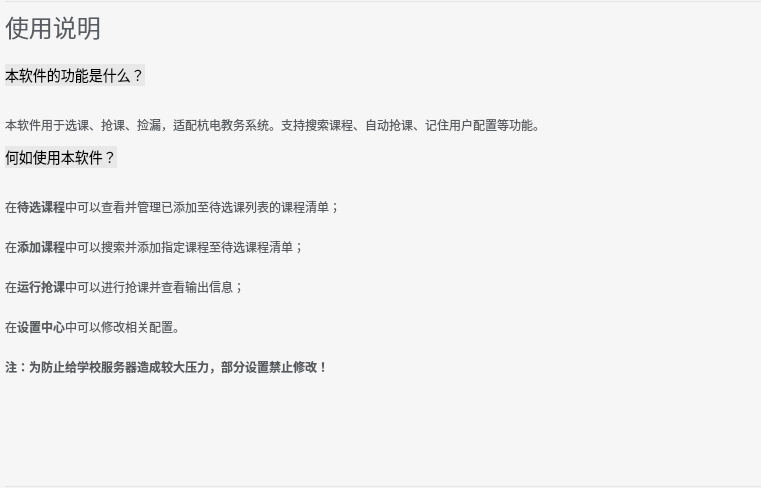
<?xml version="1.0" encoding="UTF-8"?>
<ui version="4.0">
 <class>HomePage</class>
 <widget class="QWidget" name="HomePage">
  <property name="geometry">
   <rect>
    <x>0</x>
    <y>0</y>
    <width>761</width>
    <height>488</height>
   </rect>
  </property>
  <property name="windowTitle">
   <string>Form</string>
  </property>
  <property name="styleSheet">
   <string notr="true">background-color: rgb(246, 246, 246);
padding: 0px;
margin: 0px</string>
  </property>
  <layout class="QVBoxLayout" name="verticalLayout_2">
   <property name="leftMargin">
    <number>5</number>
   </property>
   <property name="topMargin">
    <number>0</number>
   </property>
   <property name="rightMargin">
    <number>0</number>
   </property>
   <property name="bottomMargin">
    <number>0</number>
   </property>
   <item>
    <layout class="QVBoxLayout" name="verticalLayout">
     <item>
      <widget class="Line" name="line">
       <property name="styleSheet">
        <string notr="true">color: rgb(229, 229, 229);</string>
       </property>
       <property name="frameShadow">
        <enum>QFrame::Plain</enum>
       </property>
       <property name="lineWidth">
        <number>1</number>
       </property>
       <property name="orientation">
        <enum>Qt::Horizontal</enum>
       </property>
      </widget>
     </item>
     <item>
      <widget class="QLabel" name="label">
       <property name="text">
        <string>&lt;html&gt;&lt;head/&gt;&lt;body&gt;&lt;h1 style=&quot; margin-top:18px; margin-bottom:20px; margin-left:0px; margin-right:0px; -qt-block-indent:0; text-indent:0px;&quot;&gt;&lt;span style=&quot; font-size:24px; font-weight:400;line-height:1;color:#585c60&quot;&gt;使用说明&lt;/span&gt;&lt;/h1&gt;&lt;h3 style=&quot; margin-top:0px; margin-bottom:20px; margin-left:0px; margin-right:0px; -qt-block-indent:0; text-indent:0px;&quot;&gt;&lt;span style=&quot; font-size:20px; font-weight:400;padding: 17px;background: #e8e8e8;border-radius: 2px;&quot;&gt;本软件的功能是什么？&lt;/span&gt;&lt;/h3&gt;&lt;p style=&quot;opacity: .7;line-height: 28px;font-weight: 400;color: #585c60;&quot;&gt;本软件用于选课、抢课、捡漏，适配杭电教务系统。支持搜索课程、自动抢课、记住用户配置等功能。&lt;/p&gt;&lt;h3 style=&quot; margin-top:0px; margin-bottom:20px; margin-left:0px; margin-right:0px; -qt-block-indent:0; text-indent:0px;&quot;&gt;&lt;span style=&quot; font-size:20px; font-weight:400;padding: 17px;background: #e8e8e8;border-radius: 2px;&quot;&gt;何如使用本软件？&lt;/span&gt;&lt;/h3&gt;&lt;p style=&quot;opacity: .7;line-height: 28px;font-weight: 400;color: #585c60;&quot;&gt;在&lt;span style=&quot; font-weight:700;&quot;&gt;待选课程&lt;/span&gt;中可以查看并管理已添加至待选课列表的课程清单；&lt;/p&gt;&lt;p style=&quot;opacity: .7;line-height: 28px;font-weight: 400;color: #585c60;&quot;&gt;在&lt;span style=&quot; font-weight:700;&quot;&gt;添加课程&lt;/span&gt;中可以搜索并添加指定课程至待选课程清单；&lt;/p&gt;&lt;p style=&quot;opacity: .7;line-height: 28px;font-weight: 400;color: #585c60;&quot;&gt;在&lt;span style=&quot; font-weight:700;&quot;&gt;运行抢课&lt;/span&gt;中可以进行抢课并查看输出信息；&lt;/p&gt;&lt;p style=&quot;opacity: .7;line-height: 28px;font-weight: 400;color: #585c60;&quot;&gt;在&lt;span style=&quot; font-weight:700;&quot;&gt;设置中心&lt;/span&gt;中可以修改相关配置。&lt;/p&gt;&lt;p style=&quot;opacity: .7;line-height: 28px;font-weight: 400;color: #585c60;&quot;&gt;&lt;span style=&quot; font-weight:700;&quot;&gt;注：为防止给学校服务器造成较大压力，部分设置禁止修改！&lt;/span&gt;&lt;/p&gt;&lt;/body&gt;&lt;/html&gt;</string>
       </property>
       <property name="textFormat">
        <enum>Qt::AutoText</enum>
       </property>
       <property name="alignment">
        <set>Qt::AlignLeading|Qt::AlignLeft|Qt::AlignTop</set>
       </property>
       <property name="margin">
        <number>10</number>
       </property>
      </widget>
     </item>
     <item>
      <widget class="Line" name="line_2">
       <property name="styleSheet">
        <string notr="true">color: rgb(229, 229, 229);</string>
       </property>
       <property name="frameShadow">
        <enum>QFrame::Plain</enum>
       </property>
       <property name="lineWidth">
        <number>1</number>
       </property>
       <property name="orientation">
        <enum>Qt::Horizontal</enum>
       </property>
      </widget>
     </item>
    </layout>
   </item>
  </layout>
 </widget>
 <resources>
  <include location="../../resource.qrc"/>
 </resources>
 <connections/>
</ui>
